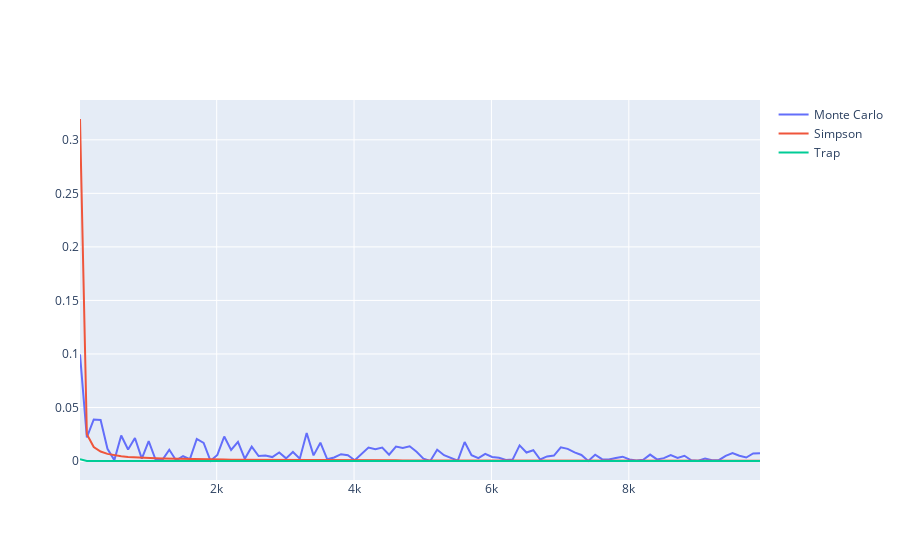

Write notebook code for a chart like this one.
### Code cell
fig = go.Figure()
fig.add_trace(go.Scatter(x=x, y=y_monte_carlo,
                    mode='lines',
                    name='Monte Carlo'))
fig.add_trace(go.Scatter(x=x, y=y_simpson,
                    mode='lines',
                    name='Simpson'))
fig.add_trace(go.Scatter(x=x, y=y_trap,
                    mode='lines', name='Trap'))

fig.show()
